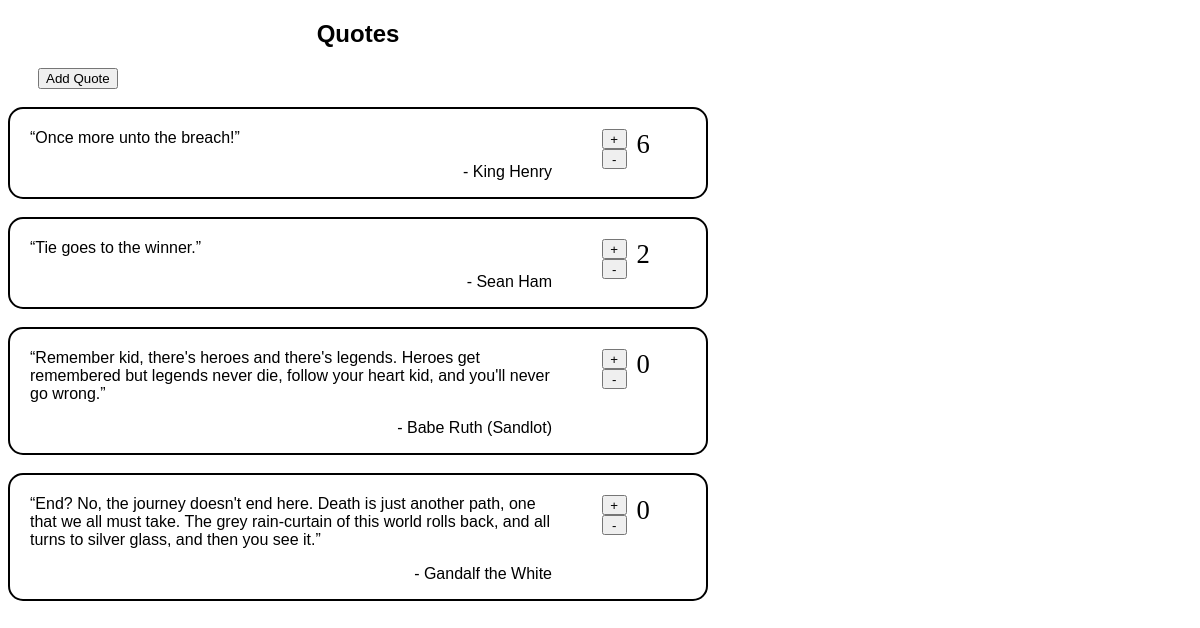
The page / on the database its author committed.
### tables this page shows
CREATE TABLE `quotations` (
  `id` bigint(20) NOT NULL AUTO_INCREMENT,
  `added` timestamp NOT NULL DEFAULT CURRENT_TIMESTAMP ON UPDATE CURRENT_TIMESTAMP,
  `quote` varchar(1000) DEFAULT NULL,
  `author` varchar(100) DEFAULT NULL,
  `rating` int(11) NOT NULL,
  PRIMARY KEY (`id`)
);

### DataBaseAdaptor.php (called while the page is built, shortened)
<?php
class DatabaseAdaptor {
	private $DB;
	public function __construct() {
		$db = 'mysql:dbname=quotes;host=127.0.0.1';
		$user = 'root';
		$password = '';
		try {
			$this->DB = new PDO($db, $user, $password);
			$this->DB->setAttribute (PDO::ATTR_ERRMODE, PDO::ERRMODE_EXCEPTION);
		} catch (PDOException $e) {
			echo ('Error establishing connection');
			exit();
		}
	}
	public function getQuotesArray() {
		$stmt = $this->DB->prepare("SELECT * FROM quotations ORDER BY rating DESC, added DESC");
		$stmt->execute();
		return  $stmt->fetchAll(PDO::FETCH_ASSOC);
	}
}
$myDatabaseFunctions = new DatabaseAdaptor();
?>

### showQuotes.php (the view, shortened to what this page needs)
<!DOCTYPE html>
<html lang="en">
<head>
<link href="styles.css" type="text/css" rel="stylesheet" />
</head>
<body>
	<h2>Quotes</h2>
	<form id='addQuote' action='./addQuote.html' method='post'>
		<input type='submit' value='Add Quote'>
	</form><br>
<?php
require_once './DataBaseAdaptor.php';
$arrayOfQuotes = $myDatabaseFunctions->getQuotesArray ();
foreach ( $arrayOfQuotes as $record ) {
	echo "<div class='container'><div class='onequote'>";
	echo "<p class='quote'><q>";
	echo $record['quote'];
	echo "</q></p><p class='author'>";
	echo "- " . $record['author'];
	echo "</p></div><div class='rating'>";
	echo "<form action='./controller.php' method='post'>
			<input id='button' type='submit' value='+'>
			<input type='hidden' name='mode' value='upvote'>
			<input type='hidden' name='id' value=" . $record['id'] . ">
		  </form>";
	echo "<form action='./controller.php' method='post'>
			<input id='button' type='submit' value='-'>
			<input type='hidden' name='mode' value='downvote'>
			<input type='hidden' name='id' value=" . $record['id'] . ">
		  </form>";
	echo $record['rating'];
	echo "</div></div><br>";
}
?>
</body>
</html>

### index.php
<?php
if (isset ( $_GET ['mode'] )) {
	if ($_GET ['mode'] === 'new')
		require_once './addQuote.html';
} else
	require_once './showQuotes.php';
?>

### styles.css (style rules this page uses)
body { width: 700px; }
h2 { text-align: center; font-family: "comic sans ms", cursive, sans-serif; }
#addQuote { margin-left: 30px; }
.container { border: 2px solid black; border-radius: 15px; overflow: hidden; }
p { margin-top: 0px; }
.onequote { float: left; overflow: hidden; width: 75%; padding-top: 20px; padding-left: 20px; }
.quote { font-family: "comic sans ms", cursive, sans-serif; float: left; }
.author { float: right; clear: both; font-family: verdana, geneva, sans-serif; }
.rating { float: right; width: 15%; padding-top: 20px; font-size: 20pt; }
#button { float: left; width: 25px; height: 20px; clear: both; margin-right: 10px; }

### rows shown on the page
quotations: quote "Once more unto the breach!", author "King Henry", rating "6"
quotations: quote "Tie goes to the winner.", author "Sean Ham", rating "2"
quotations: quote "Remember kid, there's heroes and there's legends. Heroes get remembered but legends never die, follow your heart kid, and you'll never go wrong.", author "Babe Ruth (Sandlot)", rating "0"
quotations: quote "End? No, the journey doesn't end here. Death is just another path, one that we all must take. The grey rain-curtain of this world rolls back, and all turns to silver glass, and then you see it.", author "Gandalf the White", rating "0"
